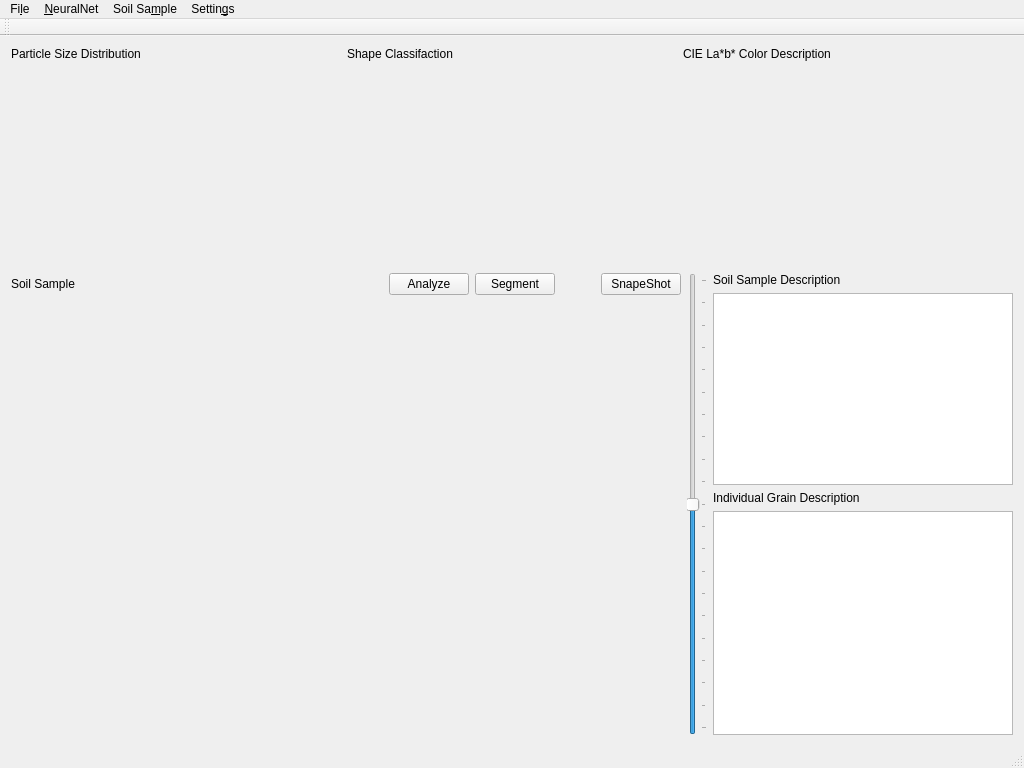
<?xml version="1.0" encoding="UTF-8"?>
<ui version="4.0">
 <class>VSAGUI</class>
 <widget class="QMainWindow" name="VSAGUI">
  <property name="geometry">
   <rect>
    <x>0</x>
    <y>0</y>
    <width>1024</width>
    <height>768</height>
   </rect>
  </property>
  <property name="minimumSize">
   <size>
    <width>1024</width>
    <height>768</height>
   </size>
  </property>
  <property name="windowTitle">
   <string>Vision Soil Analyzer</string>
  </property>
  <property name="windowIcon">
   <iconset resource="VSA.qrc">
    <normaloff>:/Icons/ICH</normaloff>:/Icons/ICH</iconset>
  </property>
  <widget class="QWidget" name="centralWidget">
   <layout class="QVBoxLayout" name="verticalLayout">
    <item>
     <layout class="QHBoxLayout" name="horizontalLayout">
      <item>
       <layout class="QVBoxLayout" name="verticalLayout_5">
        <item>
         <widget class="QLabel" name="label_psd_desc">
          <property name="text">
           <string>Particle Size Distribution</string>
          </property>
         </widget>
        </item>
        <item>
         <widget class="QCustomPlot" name="plot_psd" native="true">
          <property name="minimumSize">
           <size>
            <width>200</width>
            <height>200</height>
           </size>
          </property>
         </widget>
        </item>
       </layout>
      </item>
      <item>
       <layout class="QVBoxLayout" name="verticalLayout_4">
        <item>
         <widget class="QLabel" name="label_shape_desc">
          <property name="text">
           <string>Shape Classifaction</string>
          </property>
         </widget>
        </item>
        <item>
         <widget class="QCustomPlot" name="plot_shape" native="true">
          <property name="minimumSize">
           <size>
            <width>200</width>
            <height>200</height>
           </size>
          </property>
         </widget>
        </item>
       </layout>
      </item>
      <item>
       <layout class="QVBoxLayout" name="verticalLayout_3">
        <item>
         <widget class="QLabel" name="label_color_desc">
          <property name="text">
           <string>CIE La*b* Color Description</string>
          </property>
         </widget>
        </item>
        <item>
         <widget class="QCustomPlot" name="plot_lab" native="true">
          <property name="minimumSize">
           <size>
            <width>200</width>
            <height>200</height>
           </size>
          </property>
         </widget>
        </item>
       </layout>
      </item>
     </layout>
    </item>
    <item>
     <layout class="QVBoxLayout" name="verticalLayout_2">
      <item>
       <layout class="QHBoxLayout" name="horizontalLayout_2">
        <item>
         <layout class="QVBoxLayout" name="verticalLayout_7">
          <item>
           <layout class="QHBoxLayout" name="horizontalLayout_3">
            <item>
             <widget class="QLabel" name="label_sample">
              <property name="text">
               <string>Soil Sample</string>
              </property>
             </widget>
            </item>
            <item>
             <spacer name="horizontalSpacer_2">
              <property name="orientation">
               <enum>Qt::Horizontal</enum>
              </property>
              <property name="sizeHint" stdset="0">
               <size>
                <width>40</width>
                <height>20</height>
               </size>
              </property>
             </spacer>
            </item>
            <item>
             <widget class="QPushButton" name="AnalyzeButton">
              <property name="text">
               <string>Analyze</string>
              </property>
             </widget>
            </item>
            <item>
             <widget class="QPushButton" name="SegmentButton">
              <property name="text">
               <string>Segment</string>
              </property>
             </widget>
            </item>
            <item>
             <spacer name="horizontalSpacer">
              <property name="orientation">
               <enum>Qt::Horizontal</enum>
              </property>
              <property name="sizeType">
               <enum>QSizePolicy::Minimum</enum>
              </property>
              <property name="sizeHint" stdset="0">
               <size>
                <width>40</width>
                <height>20</height>
               </size>
              </property>
             </spacer>
            </item>
            <item>
             <widget class="QPushButton" name="SnapshotButton">
              <property name="text">
               <string>SnapeShot</string>
              </property>
             </widget>
            </item>
           </layout>
          </item>
          <item>
           <widget class="QLabel" name="MainImg">
            <property name="sizePolicy">
             <sizepolicy hsizetype="Ignored" vsizetype="Ignored">
              <horstretch>0</horstretch>
              <verstretch>0</verstretch>
             </sizepolicy>
            </property>
            <property name="minimumSize">
             <size>
              <width>640</width>
              <height>480</height>
             </size>
            </property>
            <property name="baseSize">
             <size>
              <width>640</width>
              <height>480</height>
             </size>
            </property>
            <property name="text">
             <string/>
            </property>
            <property name="scaledContents">
             <bool>true</bool>
            </property>
           </widget>
          </item>
         </layout>
        </item>
        <item>
         <widget class="QSlider" name="OffsetSlider">
          <property name="minimum">
           <number>-10</number>
          </property>
          <property name="maximum">
           <number>10</number>
          </property>
          <property name="orientation">
           <enum>Qt::Vertical</enum>
          </property>
          <property name="tickPosition">
           <enum>QSlider::TicksBelow</enum>
          </property>
         </widget>
        </item>
        <item>
         <layout class="QVBoxLayout" name="verticalLayout_6">
          <item>
           <widget class="QLabel" name="label_soil_desc">
            <property name="text">
             <string>Soil Sample Description</string>
            </property>
           </widget>
          </item>
          <item>
           <widget class="QTableView" name="tableView_sample">
            <property name="sizePolicy">
             <sizepolicy hsizetype="Minimum" vsizetype="Minimum">
              <horstretch>0</horstretch>
              <verstretch>0</verstretch>
             </sizepolicy>
            </property>
            <property name="minimumSize">
             <size>
              <width>300</width>
              <height>150</height>
             </size>
            </property>
           </widget>
          </item>
          <item>
           <widget class="QLabel" name="label_grain_desc">
            <property name="text">
             <string>Individual Grain Description</string>
            </property>
           </widget>
          </item>
          <item>
           <widget class="QTableView" name="tableView_grain">
            <property name="sizePolicy">
             <sizepolicy hsizetype="Minimum" vsizetype="Expanding">
              <horstretch>0</horstretch>
              <verstretch>0</verstretch>
             </sizepolicy>
            </property>
            <property name="minimumSize">
             <size>
              <width>300</width>
              <height>150</height>
             </size>
            </property>
           </widget>
          </item>
         </layout>
        </item>
       </layout>
      </item>
     </layout>
    </item>
   </layout>
  </widget>
  <widget class="QMenuBar" name="menuBar">
   <property name="geometry">
    <rect>
     <x>0</x>
     <y>0</y>
     <width>1024</width>
     <height>25</height>
    </rect>
   </property>
   <widget class="QMenu" name="menuFile">
    <property name="title">
     <string>Fi&amp;le</string>
    </property>
    <addaction name="actionNew"/>
    <addaction name="actionSave"/>
    <addaction name="actionLoad"/>
    <addaction name="separator"/>
    <addaction name="actionExit"/>
   </widget>
   <widget class="QMenu" name="menuAbout">
    <property name="title">
     <string>Soil Sa&amp;mple</string>
    </property>
    <widget class="QMenu" name="menuColorspace">
     <property name="title">
      <string>&amp;Colorspace</string>
     </property>
     <addaction name="actionIntensity"/>
     <addaction name="actionCIE_La_b"/>
     <addaction name="actionRedness_Index"/>
     <addaction name="actionRGB"/>
     <addaction name="separator"/>
     <addaction name="actionSettings"/>
    </widget>
    <widget class="QMenu" name="menuExport_Snaphost">
     <property name="title">
      <string>Export Snaphost</string>
     </property>
     <addaction name="actionRGB_2"/>
     <addaction name="actionBinary"/>
    </widget>
    <addaction name="menuColorspace"/>
    <addaction name="separator"/>
    <addaction name="actionExport_Particles"/>
    <addaction name="menuExport_Snaphost"/>
    <addaction name="actionImport_RGB_Snapshot"/>
   </widget>
   <widget class="QMenu" name="menuNeuralNet">
    <property name="title">
     <string>&amp;NeuralNet</string>
    </property>
    <addaction name="actionImport"/>
    <addaction name="actionExport"/>
    <addaction name="separator"/>
    <addaction name="actionLearn"/>
   </widget>
   <widget class="QMenu" name="menuSettings">
    <property name="title">
     <string>Settin&amp;gs</string>
    </property>
    <addaction name="actionSave_Settings"/>
    <addaction name="actionLoad_Settings"/>
    <addaction name="separator"/>
    <addaction name="actionRestore_Default"/>
    <addaction name="separator"/>
    <addaction name="actionSegmentation_Settings"/>
    <addaction name="actionHardware_Settings"/>
    <addaction name="actionNeural_Net_Settings"/>
    <addaction name="separator"/>
    <addaction name="actionCheese_2"/>
   </widget>
   <addaction name="menuFile"/>
   <addaction name="menuNeuralNet"/>
   <addaction name="menuAbout"/>
   <addaction name="menuSettings"/>
  </widget>
  <widget class="QToolBar" name="mainToolBar">
   <attribute name="toolBarArea">
    <enum>TopToolBarArea</enum>
   </attribute>
   <attribute name="toolBarBreak">
    <bool>false</bool>
   </attribute>
  </widget>
  <widget class="QStatusBar" name="statusBar"/>
  <action name="actionNew">
   <property name="text">
    <string>&amp;New</string>
   </property>
  </action>
  <action name="actionLoad">
   <property name="text">
    <string>&amp;Load</string>
   </property>
  </action>
  <action name="actionSave">
   <property name="text">
    <string>&amp;Save</string>
   </property>
  </action>
  <action name="actionExit">
   <property name="checkable">
    <bool>false</bool>
   </property>
   <property name="text">
    <string>&amp;Exit</string>
   </property>
  </action>
  <action name="actionSegmentation">
   <property name="text">
    <string>Segmentation</string>
   </property>
  </action>
  <action name="actionMicroscope">
   <property name="text">
    <string>Microscope</string>
   </property>
  </action>
  <action name="actionImport">
   <property name="text">
    <string>&amp;Import</string>
   </property>
  </action>
  <action name="actionExport">
   <property name="text">
    <string>&amp;Export</string>
   </property>
  </action>
  <action name="actionLearn">
   <property name="text">
    <string>&amp;Learn</string>
   </property>
  </action>
  <action name="actionIntensity">
   <property name="text">
    <string>&amp;Intensity</string>
   </property>
  </action>
  <action name="actionCIE_La_b">
   <property name="text">
    <string>&amp;CIE La*b*</string>
   </property>
  </action>
  <action name="actionRedness_Index">
   <property name="text">
    <string>&amp;Redness Index</string>
   </property>
  </action>
  <action name="actionRGB">
   <property name="text">
    <string>R&amp;GB</string>
   </property>
  </action>
  <action name="actionSettings">
   <property name="text">
    <string>&amp;Settings</string>
   </property>
  </action>
  <action name="actionCheese">
   <property name="text">
    <string>&amp;Cheese</string>
   </property>
  </action>
  <action name="actionSettings_2">
   <property name="text">
    <string>&amp;Settings</string>
   </property>
  </action>
  <action name="actionSoilCape">
   <property name="text">
    <string>&amp;SoilCape</string>
   </property>
  </action>
  <action name="actionSegmentation_Settings">
   <property name="text">
    <string>S&amp;egmentation Settings</string>
   </property>
  </action>
  <action name="actionSave_Settings">
   <property name="text">
    <string>&amp;Save Settings</string>
   </property>
  </action>
  <action name="actionLoad_Settings">
   <property name="text">
    <string>&amp;Load Settings</string>
   </property>
  </action>
  <action name="actionRestore_Default">
   <property name="text">
    <string>&amp;Restore Default</string>
   </property>
  </action>
  <action name="actionHardware_Settings">
   <property name="text">
    <string>&amp;Hardware Settings</string>
   </property>
  </action>
  <action name="actionNeural_Net_Settings">
   <property name="text">
    <string>&amp;Neural Net Settings</string>
   </property>
  </action>
  <action name="actionCheese_2">
   <property name="text">
    <string>Cheese</string>
   </property>
  </action>
  <action name="actionExport_Particles">
   <property name="text">
    <string>Export Particles</string>
   </property>
  </action>
  <action name="actionRGB_2">
   <property name="text">
    <string>RGB</string>
   </property>
  </action>
  <action name="actionBinary">
   <property name="text">
    <string>Binary</string>
   </property>
  </action>
  <action name="actionImport_RGB_Snapshot">
   <property name="text">
    <string>Import RGB Snapshot</string>
   </property>
  </action>
 </widget>
 <layoutdefault spacing="6" margin="11"/>
 <customwidgets>
  <customwidget>
   <class>QCustomPlot</class>
   <extends>QWidget</extends>
   <header>qcustomplot.h</header>
   <container>1</container>
  </customwidget>
 </customwidgets>
 <resources>
  <include location="VSA.qrc"/>
 </resources>
 <connections>
  <connection>
   <sender>actionExit</sender>
   <signal>triggered()</signal>
   <receiver>VSAGUI</receiver>
   <slot>close()</slot>
   <hints>
    <hint type="sourcelabel">
     <x>-1</x>
     <y>-1</y>
    </hint>
    <hint type="destinationlabel">
     <x>199</x>
     <y>149</y>
    </hint>
   </hints>
  </connection>
 </connections>
</ui>
